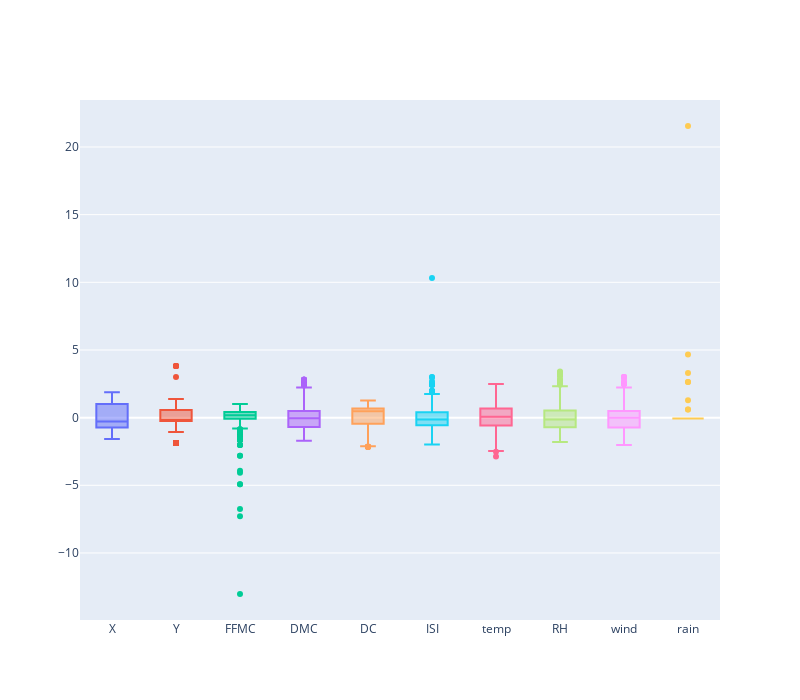

Notebook code cell kept with this figure:
### Code cell
standard = (df-df.mean())/df.std()

fig = go.Figure()
for i in standard.columns:
    fig.add_trace(go.Box(y=standard[str(i)], name=str(i)))
fig.update_layout(showlegend=False,height = 700, width=800)
fig.show()

### Figure 1 — Plotly figure (JSON) as saved in the notebook; plotly's stock layout.template omitted (floating-point values rounded to 4 significant figures; data arrays with more than 128 entries replaced by an {"elided": "..."} marker saying what was removed)
{"data": [{"name": "X", "type": "box", "y": {"elided": "517 float values"}}, {"name": "Y", "type": "box", "y": {"elided": "517 float values"}}, {"name": "FFMC", "type": "box", "y": {"elided": "517 float values"}}, {"name": "DMC", "type": "box", "y": {"elided": "517 float values"}}, {"name": "DC", "type": "box", "y": {"elided": "517 float values"}}, {"name": "ISI", "type": "box", "y": {"elided": "517 float values"}}, {"name": "temp", "type": "box", "y": {"elided": "517 float values"}}, {"name": "RH", "type": "box", "y": {"elided": "517 float values"}}, {"name": "wind", "type": "box", "y": {"elided": "517 float values"}}, {"name": "rain", "type": "box", "y": {"elided": "517 float values"}}, {"name": "area", "type": "box", "y": {"elided": "517 null values"}}], "layout": {"height": 700, "showlegend": false, "width": 800, "xaxis": {"autorange": true, "range": [-0.5, 9.5], "type": "category"}, "yaxis": {"autorange": true, "range": [-14.95, 23.47], "type": "linear"}}}
